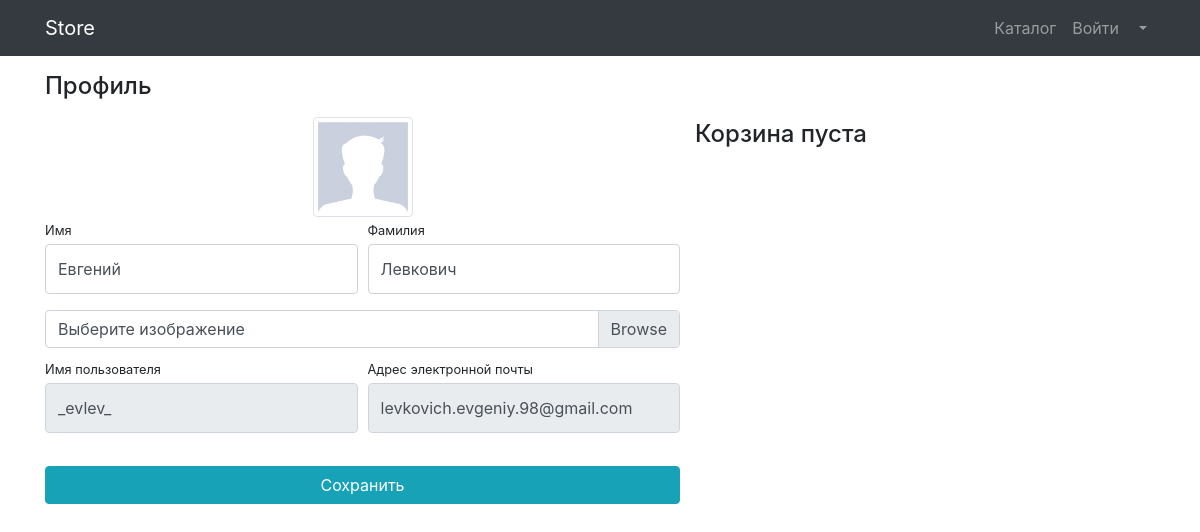
/users/profile/2/ (signed in), run on an earlier commit of the app's database.
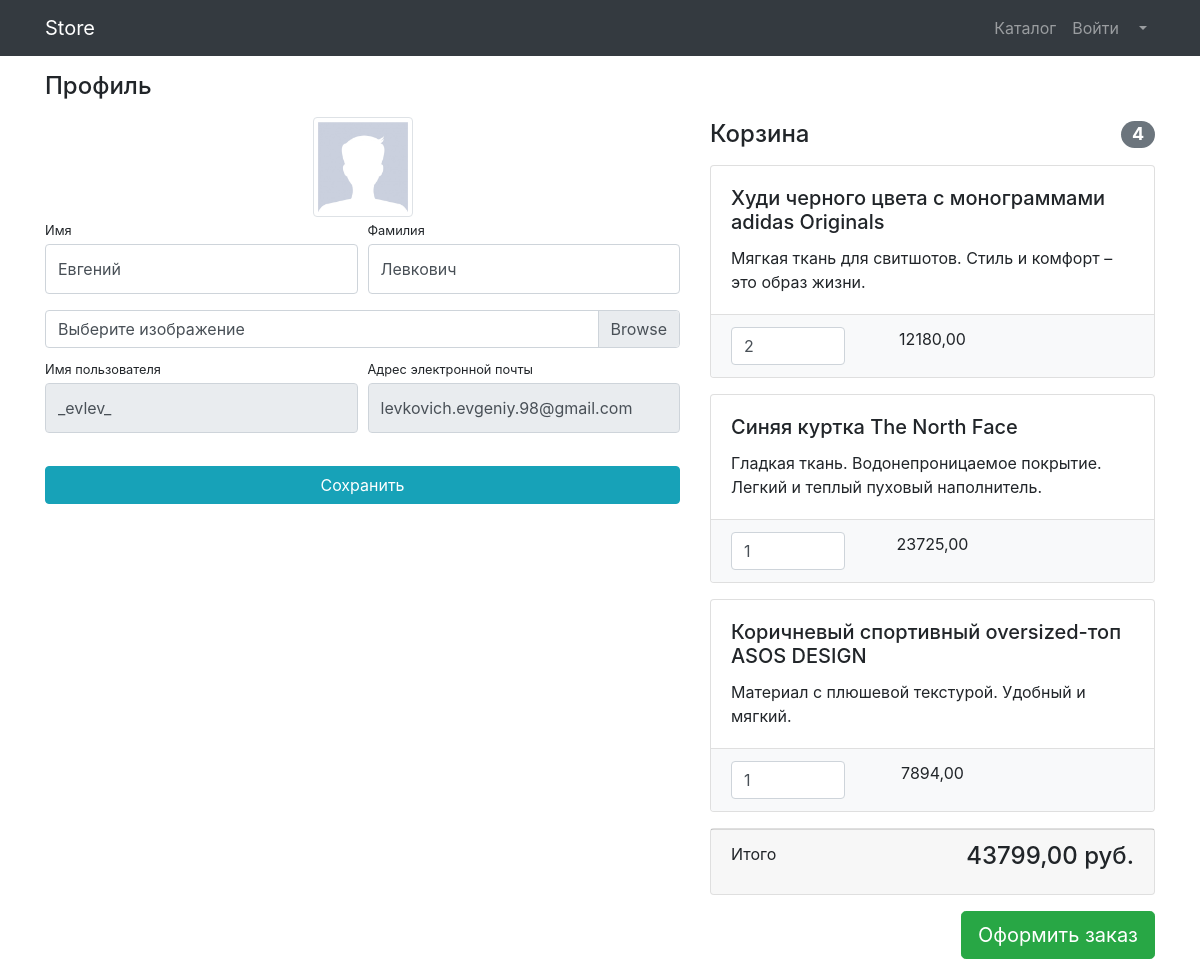
And on a later commit of the database.
### users/models.py (models this page shows)
class User(AbstractUser):
    image = models.ImageField(
        upload_to='user_images',
        blank=True,
        null=True,
        verbose_name='фото пользователя'
    )

### products/models.py (models this page shows, shortened)
class Basket(models.Model):
    user = models.ForeignKey(to=User, on_delete=models.CASCADE)
    product = models.ForeignKey(to='Product', on_delete=models.CASCADE)
    quantity = models.PositiveSmallIntegerField(default=0)
    created_timestamp = models.DateTimeField(auto_now_add=True)
    objects = BasketQuerySet.as_manager()
    def sum(self):
        return self.product.price * self.quantity

class Product(models.Model):
    name = models.CharField(
        max_length=256,
        blank=False,
        null=False,
        unique=True,
        verbose_name='товар'
    )
    slug = models.SlugField(
        max_length=256,
        blank=False,
        null=False,
        unique=True,
        verbose_name='URL'
    )
    description = models.TextField(
        blank=False,
        null=False,
        verbose_name='описание'
    )
    price = models.DecimalField(
        max_digits=8,
        decimal_places=2,
        blank=False,
        null=False,
        verbose_name='цена'
    )
    quantity = models.PositiveIntegerField(
        default=0,
        blank=False,
        null=False,
        verbose_name='количество товаров'
    )
    image = models.ImageField(
        upload_to='products_images',
        null=True,
        blank=True,
        verbose_name='картинка'
    )
    category = models.ForeignKey(
        to='ProductCategory',
        on_delete=models.CASCADE
    )
    class Meta:
        verbose_name = 'товар'
        verbose_name_plural = 'товары'

### users/views.py (the view, shortened to what this page needs)
# urls.py: path('profile/<int:pk>/', login_required(ProfileUserView.as_view()), name='profile'),
class ProfileUserView(UpdateView):
    model = User
    form_class = UserProfileForm
    template_name = 'users/profile.html'
    title = 'Store - Личный кабинет'
    def get_context_data(self, **kwargs):
        context = super().get_context_data(**kwargs)
        context['baskets'] = Basket.objects.all()
        return context

### users/forms.py
class UserProfileForm(UserChangeForm):
    first_name = forms.CharField(
        widget=forms.TextInput(
            attrs={
                'class': 'form-control py-4'
            }
        )
    )
    last_name = forms.CharField(
        widget=forms.TextInput(
            attrs={
                'class': 'form-control py-4'
            }
        )
    )
    username = forms.CharField(
        widget=forms.TextInput(
            attrs={
                'class': 'form-control py-4',
                'readonly': True
            }
        )
    )
    image = forms.ImageField(
        widget=forms.FileInput(
            attrs={
                'class': 'custom-file-input'
            }
        ),
        required=False
    )
    email = forms.CharField(
        widget=forms.EmailInput(
            attrs={
                'class': 'form-control py-4',
                'readonly': True
            }
        )
    )
    class Meta:
        model = User
        fields = ('first_name', 'last_name', 'image', 'username', 'email', )

### products/models.py (called while the page is built)
    def total_sum(self):
        return sum(basket.sum() for basket in self)

    def total_quantity(self):
        return sum(basket.quantity for basket in self)

### users/templates/users/profile.html
{% extends 'products/base.html' %}
{% block css %}
    <link href="../vendor/css/profile.css" rel="stylesheet">
{% endblock %}
{% block content %}
{% include 'products/components/nav.html' %}
{% include 'users/components/profile_content.html' %}
{% endblock %}

### products/templates/products/base.html (shortened to what this page needs)
{% load static %}
<!DOCTYPE html>
<html lang="en">
<head>
    <link href="{% static 'vendor/bootstrap/css/bootstrap.min.css' %}" rel="stylesheet">
    {% block css %}{% endblock %}
</head>
<body>
{% block content %}
{% endblock %}
</body>
</html>

### products/templates/products/components/nav.html (shortened to what this page needs)
<nav class="navbar navbar-expand-lg navbar-dark bg-dark fixed-top">
    <div class="container">
        <a class="navbar-brand" href="{% url 'products:index' %}">Store</a>
        <div class="collapse navbar-collapse" id="navbarResponsive">
            <ul class="navbar-nav ml-auto">
                <li class="nav-item">
                    <a class="nav-link" href="{% url 'products:catalog' %}">Каталог  </a>
                </li>
                <li class="nav-item">
                    <a class="nav-link" href="{% url 'users:login' %}">Войти </a>
                </li>
                {% if user.is_authenticated %}
                <li class="nav-item dropdown">
                    <a class="nav-link dropdown-toggle" href="#" id="navbarDropdown" role="button"
                       data-bs-toggle="dropdown" aria-expanded="false">
                    </a>
                </li>
                {% endif %}
            </ul>
        </div>
    </div>
</nav>

### users/templates/users/components/profile_content.html
<div class="container">
    <div class="row">
        {% include 'users/components/profile_inf.html' %}
        {% include 'users/components/profile_basket.html' %}
    </div>
</div>

### users/templates/users/components/profile_inf.html (shortened to what this page needs)
{% load static %}
<div class="col-lg-7">
            <h4 class="mt-3 mb-3">Профиль</h4>
            <div class="col-lg-12 text-center">
                <img width="100" height="100"
                     src="{% if user.image %} {{ user.image.url }} {% else %} {% static 'vendor/img/users/default_avatar.jpg' %} {% endif %}"
                     class="img-thumbnail">
            </div>
            <form action="" method="post" enctype="multipart/form-data">
                <div class="form-row">
                    <div class="col-lg-6">
                        <div class="form-group">
                            <label class="small mb-1" for="{{ form.first_name.id_for_label }}">Имя</label>
                            {{ form.first_name }}
                        </div>
                    </div>
                    <div class="col-lg-6">
                        <div class="form-group">
                            <label class="small mb-1" for="{{ form.last_name.id_for_label }}">Фамилия</label>
                            {{ form.last_name }}
                        </div>
                    </div>
                </div>
                <div class="form-row mb-2">
                    <div class="col-lg-12">
                        <div class="custom-file">
                            <label class="custom-file-label" for="{{ form.image.id_for_label }}">Выберите изображение</label>
                        </div>
                    </div>
                </div>
                <div class="form-row">
                    <div class="col-lg-6">
                        <label class="small mb-1" for="{{ form.username.id_for_label }}">Имя пользователя</label>
                        {{ form.username }}
                    </div>
                    <div class="col-lg-6">
                        <label class="small mb-1" for="{{ form.email.id_for_label }}">Адрес электронной
                            почты</label>
                        {{ form.email }}
                    </div>
                </div>
                <div class="form-row">
                    <div class="col-lg-12" style="margin-top: 33px;">
                        <input class="btn btn-info btn-block" type="submit" value="Сохранить">
                    </div>
                </div>
            </form>
        </div>

### users/templates/users/components/profile_basket.html
{% if baskets %}
<div class="col-lg-5 mt-5">
            <h4 class="mt-3 mb-3 d-flex justify-content-between align-items-center mb-3">
                Корзина <span class="badge badge-secondary badge-pill">{{ baskets.total_quantity }}</span>
            </h4>
            {% for basket in baskets %}
                {% include 'users/components/product_in_baskets.html' %}
            {% endfor %}
            {% include 'users/components/total_price.html' %}
            <a class="btn btn-success btn-lg float-right" href="../orders/order-create.html">
                Оформить заказ
            </a>
</div>
{% else %}
            <h4 class="mt-5 pt-3 text-center">
                Корзина пуста
            </h4>
{% endif %}

### users/templates/users/components/product_in_baskets.html (shortened to what this page needs)
<div class="card mb-3">
                <div class="card-body">
                    <h5 class="card-title">{{ basket.product.name }}</h5>
                    <p class="card-text">{{ basket.product.description }}</p>
                </div>
                <ul class="list-group list-group-flush">
                    <li class="list-group-item bg-light">
                        <div class="row text-center">
                            <div class="col-lg-4">
                                <input name="basketID" type="number" class="form-control"
                                       value="{{ basket.quantity }}" min="0">
                            </div>
                            <div class="col-lg-4">{{ basket.sum }}</div>
                            <div class="col-lg-4">
                            </div>
                        </div>
                    </li>
                </ul>
            </div>

### users/templates/users/components/total_price.html
            <div class="card mb-3">
                <div class="card-footer">
                    <p class="float-left">Итого</p>
                    <h4 class="float-right">{{ baskets.total_sum }} руб.</h4>
                </div>
            </div>

What changed in the data, as far as the page shows it:
added Basket: total_quantity "4", product.name "Худи черного цвета с монограммами adidas Originals", product.description "Мягкая ткань для свитшотов. Стиль и комфорт – это образ жизни.", basketID "2", sum "12180,00", total_sum "43799,00"
added Basket: product.name "Синяя куртка The North Face", product.description "Гладкая ткань. Водонепроницаемое покрытие. Легкий и теплый пуховый наполнитель.", basketID "1", sum "23725,00"
added Basket: product.name "Коричневый спортивный oversized-топ ASOS DESIGN", product.description "Материал с плюшевой текстурой. Удобный и мягкий.", basketID "1", sum "7894,00"
Also different on the page:
text no longer shown: "Корзина пуста"
text now shown: "Корзина Итого руб. Оформить заказ"
